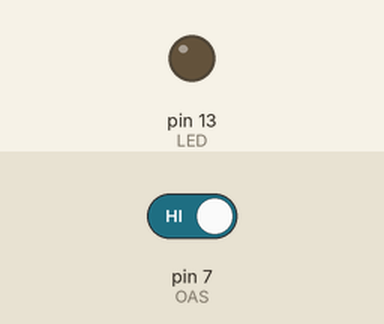
This sketch was run on a simulated Arduino Uno, built with avr-gcc and run on an emulated ATmega328P. Shown: output pins drawn as LEDs (lit = HIGH). Inputs (shaded band) come from the test bench; at power-on: pin 7 (OAS) HIGH.

Above: at 1.2 s.
1.3 s: pin 7 (OAS) driven LOW
At 1.6 s:
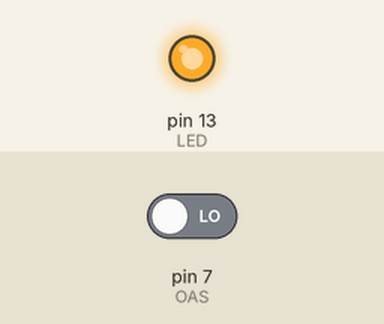
Timing chart, 0 to 4.3 s (numbered marks = the images above; inputs shaded):
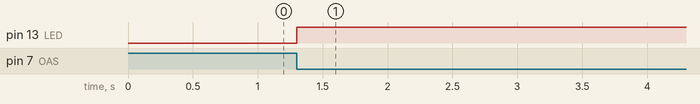

The sketch:

sol1.ino
```cpp
#include<AltSoftSerial.h>
AltSoftSerial altSerial;
#define OAS 7
#define LED 13
int a=0;

void setup(){
  pinMode(OAS, INPUT);
  pinMode(LED,OUTPUT);
  digitalWrite(LED,LOW);
  altSerial.begin(9600);
}

void loop(){
  if(digitalRead(OAS)==LOW){
    if(a==0){
      a=1;
      digitalWrite(LED,HIGH);
      altSerial.println("Warining");

    }
  }

  if(a==1){
    AAA:
    if(altSerial.available()==true){
      int temp=altSerial.read();
      if(temp!=32){goto AAA;}
      digitalWrite(LED,LOW);
      a=0;
    }
  }
}
```

Measured:
- after the input at 1.3 s, pin 13 (LED): LOW → HIGH at once
